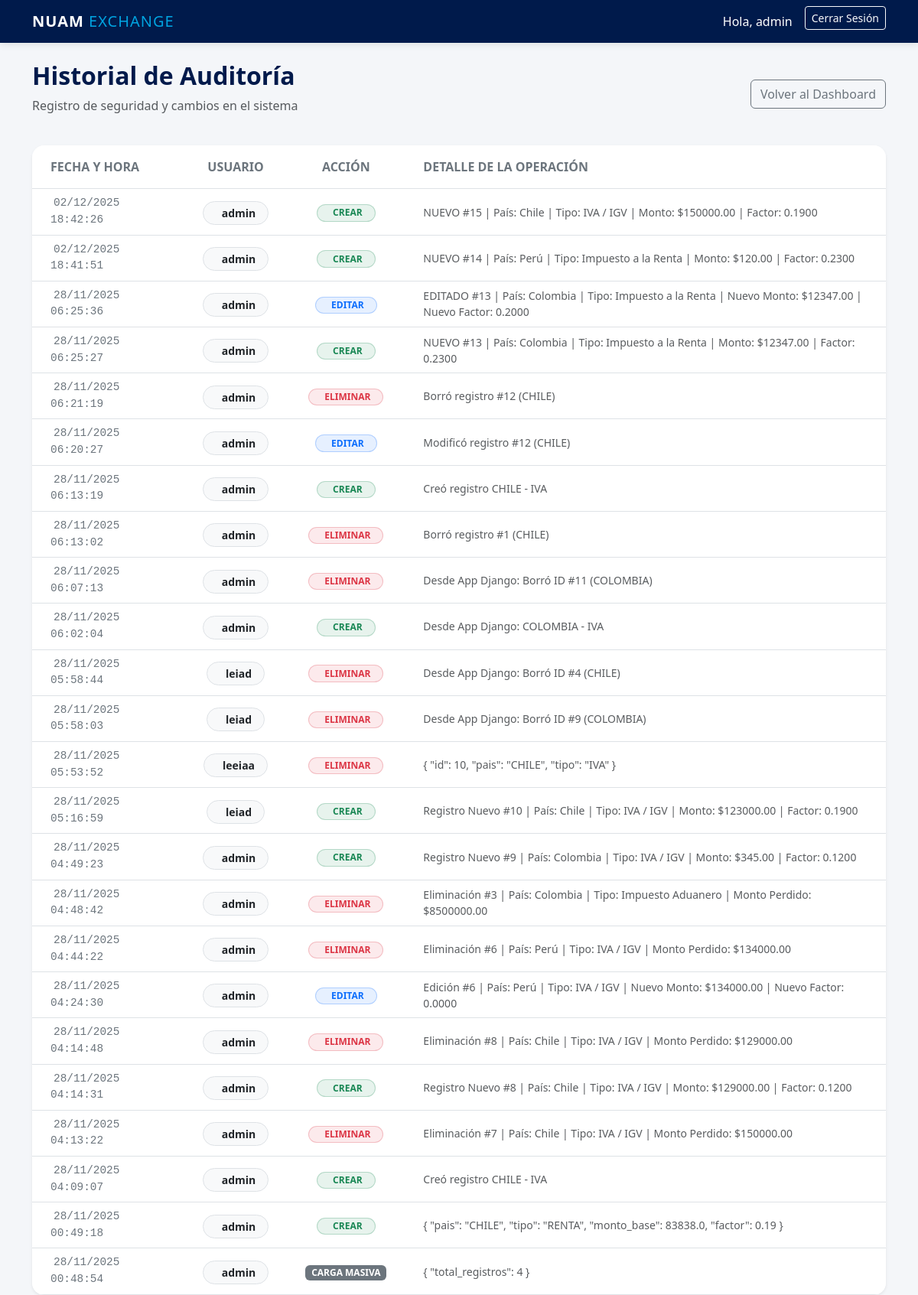
The app's page /historial/ (signed in), older data.
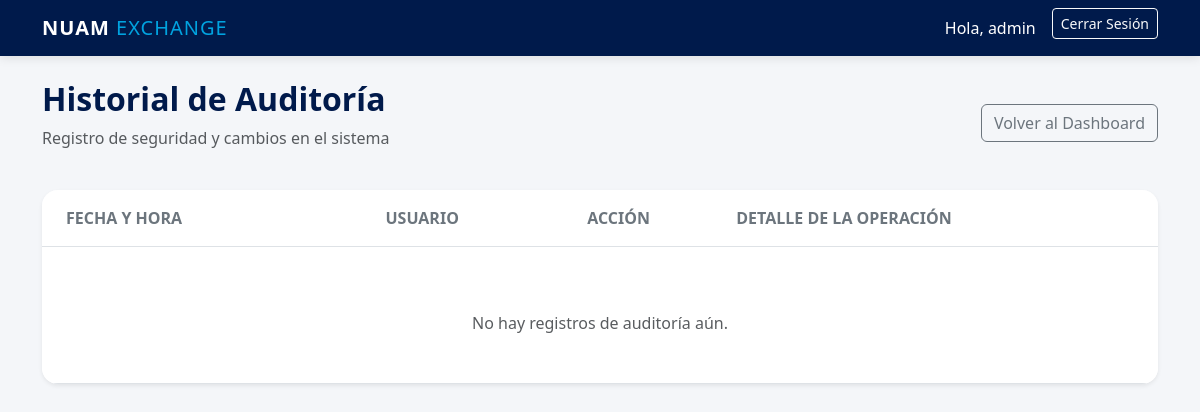
The same page, newer data.
### calificaciones/models.py (models this page shows, shortened)
class LogAuditoria(models.Model):
    usuario = models.ForeignKey(User, on_delete=models.SET_NULL, null=True)
    accion = models.CharField(max_length=50)
    fecha_hora = models.DateTimeField(auto_now_add=True)
    detalle = models.TextField()

### calificaciones/views.py (the view)
# urls.py: path('historial/', views.historial, name='historial'),
@login_required
def historial(request):
    if not request.user.has_perm('calificaciones.view_logauditoria'):
        return redirect('dashboard')
    logs = LogAuditoria.objects.all().order_by('-fecha_hora')
    return render(request, 'calificaciones/historial.html', {'logs': logs})

### calificaciones/templates/calificaciones/historial.html (shortened to what this page needs)
{% extends 'calificaciones/base.html' %}
{% block content %}
<div class="d-flex justify-content-between align-items-center mb-4">
    <div>
        <h2 style="color: #001A4B; font-weight: 700;">Historial de Auditoría</h2>
        <p class="text-muted">Registro de seguridad y cambios en el sistema</p>
    </div>
    <a href="{% url 'dashboard' %}" class="btn btn-outline-secondary">
         Volver al Dashboard
    </a>
</div>
<div class="card border-0 shadow-sm rounded-4 overflow-hidden">
    <div class="card-body p-0">
        <table class="table table-hover align-middle mb-0">
            <thead style="background-color: #f8f9fa;">
                <tr>
                    <th class="py-3 px-4 text-secondary text-uppercase text-xs fw-bold">Fecha y Hora</th>
                    <th class="py-3 px-4 text-secondary text-uppercase text-xs fw-bold text-center">Usuario</th>
                    <th class="py-3 px-4 text-secondary text-uppercase text-xs fw-bold text-center">Acción</th>
                    <th class="py-3 px-4 text-secondary text-uppercase text-xs fw-bold">Detalle de la Operación</th>
                </tr>
            </thead>
            <tbody>
                {% for log in logs %}
                <tr>
                    <td class="px-4 text-secondary" style="font-family: monospace; font-size: 0.9rem;">
                         {{ log.fecha_hora|date:"d/m/Y H:i:s" }}
                    </td>
                    <td class="px-4 text-center">
                        <div class="d-inline-flex align-items-center px-3 py-1 bg-light border rounded-pill">
                            <span class="fw-bold text-dark small">{{ log.usuario.username }}</span>
                        </div>
                    </td>
                    <td class="px-4 text-center">
                        {% if log.accion == 'CREAR' %}
                            <span class="badge bg-success bg-opacity-10 text-success border border-success border-opacity-25 px-3 rounded-pill">
                                 CREAR
                            </span>
                        {% elif log.accion == 'EDITAR' %}
                            <span class="badge bg-primary bg-opacity-10 text-primary border border-primary border-opacity-25 px-3 rounded-pill">
                                 EDITAR
                            </span>
                        {% elif log.accion == 'ELIMINAR' %}
                            <span class="badge bg-danger bg-opacity-10 text-danger border border-danger border-opacity-25 px-3 rounded-pill">
                                 ELIMINAR
                            </span>
                        {% else %}
                            <span class="badge bg-secondary">{{ log.accion }}</span>
                        {% endif %}
                    </td>
                    <td class="px-4 text-muted small">
                        {{ log.detalle }}
                    </td>
                </tr>
                {% empty %}
                <tr>
                    <td colspan="4" class="text-center py-5 text-muted">
                        No hay registros de auditoría aún.
                    </td>
                </tr>
                {% endfor %}
            </tbody>
        </table>
    </div>
</div>
{% endblock %}

Row changes from the older to the newer data that the page shows:
removed LogAuditoria: fecha_hora "02/12/2025 18:42:26", usuario.username "admin", accion "CREAR", detalle "NUEVO #15 | País: Chile | Tipo: IVA / IGV | Monto: $150000.00 | Factor: 0.1900"
removed LogAuditoria: fecha_hora "02/12/2025 18:41:51", usuario.username "admin", accion "CREAR", detalle "NUEVO #14 | País: Perú | Tipo: Impuesto a la Renta | Monto: $120.00 | Factor: 0.2300"
removed LogAuditoria: fecha_hora "28/11/2025 06:25:36", usuario.username "admin", accion "EDITAR", detalle "EDITADO #13 | País: Colombia | Tipo: Impuesto a la Renta | Nuevo Monto: $12347.00 | Nuevo Factor: 0.2000"
removed LogAuditoria: fecha_hora "28/11/2025 06:25:27", usuario.username "admin", accion "CREAR", detalle "NUEVO #13 | País: Colombia | Tipo: Impuesto a la Renta | Monto: $12347.00 | Factor: 0.2300"
removed LogAuditoria: fecha_hora "28/11/2025 06:21:19", usuario.username "admin", accion "ELIMINAR", detalle "Borró registro #12 (CHILE)"
removed LogAuditoria: fecha_hora "28/11/2025 06:20:27", usuario.username "admin", accion "EDITAR", detalle "Modificó registro #12 (CHILE)"
removed LogAuditoria: fecha_hora "28/11/2025 06:13:19", usuario.username "admin", accion "CREAR", detalle "Creó registro CHILE - IVA"
removed LogAuditoria: fecha_hora "28/11/2025 06:13:02", usuario.username "admin", accion "ELIMINAR", detalle "Borró registro #1 (CHILE)"
removed LogAuditoria: fecha_hora "28/11/2025 06:07:13", usuario.username "admin", accion "ELIMINAR", detalle "Desde App Django: Borró ID #11 (COLOMBIA)"
removed LogAuditoria: fecha_hora "28/11/2025 06:02:04", usuario.username "admin", accion "CREAR", detalle "Desde App Django: COLOMBIA - IVA"
removed LogAuditoria: fecha_hora "28/11/2025 05:58:44", usuario.username "leiad", accion "ELIMINAR", detalle "Desde App Django: Borró ID #4 (CHILE)"
removed LogAuditoria: fecha_hora "28/11/2025 05:58:03", usuario.username "leiad", accion "ELIMINAR", detalle "Desde App Django: Borró ID #9 (COLOMBIA)"
removed LogAuditoria: fecha_hora "28/11/2025 05:53:52", usuario.username "leeiaa", accion "ELIMINAR", detalle "{ \"id\": 10, \"pais\": \"CHILE\", \"tipo\": \"IVA\" }"
removed LogAuditoria: fecha_hora "28/11/2025 05:16:59", usuario.username "leiad", accion "CREAR", detalle "Registro Nuevo #10 | País: Chile | Tipo: IVA / IGV | Monto: $123000.00 | Factor: 0.1900"
removed LogAuditoria: fecha_hora "28/11/2025 04:49:23", usuario.username "admin", accion "CREAR", detalle "Registro Nuevo #9 | País: Colombia | Tipo: IVA / IGV | Monto: $345.00 | Factor: 0.1200"
removed LogAuditoria: fecha_hora "28/11/2025 04:48:42", usuario.username "admin", accion "ELIMINAR", detalle "Eliminación #3 | País: Colombia | Tipo: Impuesto Aduanero | Monto Perdido: $8500000.00"
removed LogAuditoria: fecha_hora "28/11/2025 04:44:22", usuario.username "admin", accion "ELIMINAR", detalle "Eliminación #6 | País: Perú | Tipo: IVA / IGV | Monto Perdido: $134000.00"
removed LogAuditoria: fecha_hora "28/11/2025 04:24:30", usuario.username "admin", accion "EDITAR", detalle "Edición #6 | País: Perú | Tipo: IVA / IGV | Nuevo Monto: $134000.00 | Nuevo Factor: 0.0000"
removed LogAuditoria: fecha_hora "28/11/2025 04:14:48", usuario.username "admin", accion "ELIMINAR", detalle "Eliminación #8 | País: Chile | Tipo: IVA / IGV | Monto Perdido: $129000.00"
removed LogAuditoria: fecha_hora "28/11/2025 04:14:31", usuario.username "admin", accion "CREAR", detalle "Registro Nuevo #8 | País: Chile | Tipo: IVA / IGV | Monto: $129000.00 | Factor: 0.1200"
removed LogAuditoria: fecha_hora "28/11/2025 04:13:22", usuario.username "admin", accion "ELIMINAR", detalle "Eliminación #7 | País: Chile | Tipo: IVA / IGV | Monto Perdido: $150000.00"
removed LogAuditoria: fecha_hora "28/11/2025 04:09:07", usuario.username "admin", accion "CREAR", detalle "Creó registro CHILE - IVA"
removed LogAuditoria: fecha_hora "28/11/2025 00:49:18", usuario.username "admin", accion "CREAR", detalle "{ \"pais\": \"CHILE\", \"tipo\": \"RENTA\", \"monto_base\": 83838.0, \"factor\": 0.19 }"
removed LogAuditoria: fecha_hora "28/11/2025 00:48:54", usuario.username "admin", accion "CARGA MASIVA", detalle "{ \"total_registros\": 4 }"
Text that changed along with them:
text now shown: "No hay registros de auditoría aún."
